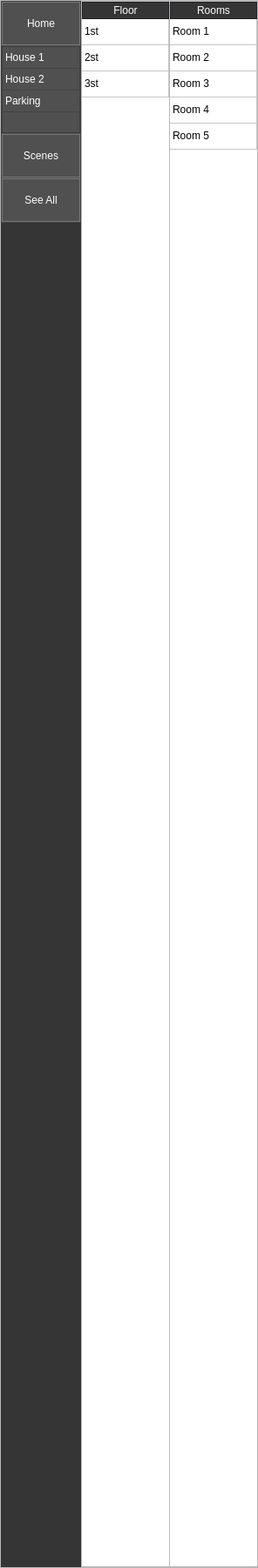
            <widget class="QFrame" name="Menu_Settings">
             <property name="minimumSize">
              <size>
               <width>296</width>
               <height>0</height>
              </size>
             </property>
             <property name="maximumSize">
              <size>
               <width>296</width>
               <height>16777215</height>
              </size>
             </property>
             <property name="frameShape">
              <enum>QFrame::StyledPanel</enum>
             </property>
             <property name="frameShadow">
              <enum>QFrame::Raised</enum>
             </property>
             <layout class="QHBoxLayout" name="horizontalLayout_5">
              <property name="spacing">
               <number>0</number>
              </property>
              <property name="leftMargin">
               <number>0</number>
              </property>
              <property name="topMargin">
               <number>0</number>
              </property>
              <property name="rightMargin">
               <number>0</number>
              </property>
              <property name="bottomMargin">
               <number>0</number>
              </property>
              <item alignment="Qt::AlignTop">
               <widget class="QFrame" name="LeftMenu">
                <property name="minimumSize">
                 <size>
                  <width>92</width>
                  <height>1800</height>
                 </size>
                </property>
                <property name="maximumSize">
                 <size>
                  <width>92</width>
                  <height>16777215</height>
                 </size>
                </property>
                <property name="styleSheet">
                 <string notr="true">background-color: rgb(53, 53, 53);</string>
                </property>
                <property name="frameShape">
                 <enum>QFrame::NoFrame</enum>
                </property>
                <property name="frameShadow">
                 <enum>QFrame::Raised</enum>
                </property>
                <layout class="QHBoxLayout" name="horizontalLayout_2">
                 <property name="spacing">
                  <number>0</number>
                 </property>
                 <property name="leftMargin">
                  <number>0</number>
                 </property>
                 <property name="topMargin">
                  <number>0</number>
                 </property>
                 <property name="rightMargin">
                  <number>0</number>
                 </property>
                 <property name="bottomMargin">
                  <number>0</number>
                 </property>
                 <item alignment="Qt::AlignTop">
                  <widget class="QFrame" name="frame_5">
                   <property name="maximumSize">
                    <size>
                     <width>16777215</width>
                     <height>16777215</height>
                    </size>
                   </property>
                   <property name="styleSheet">
                    <string notr="true">background-color: rgb(80, 80, 80);</string>
                   </property>
                   <property name="frameShape">
                    <enum>QFrame::StyledPanel</enum>
                   </property>
                   <property name="frameShadow">
                    <enum>QFrame::Raised</enum>
                   </property>
                   <layout class="QVBoxLayout" name="verticalLayout_2">
                    <property name="spacing">
                     <number>1</number>
                    </property>
                    <property name="leftMargin">
                     <number>0</number>
                    </property>
                    <property name="topMargin">
                     <number>0</number>
                    </property>
                    <property name="rightMargin">
                     <number>0</number>
                    </property>
                    <property name="bottomMargin">
                     <number>0</number>
                    </property>
                    <item>
                     <widget class="QPushButton" name="Btn_Home">
                      <property name="minimumSize">
                       <size>
                        <width>0</width>
                        <height>50</height>
                       </size>
                      </property>
                      <property name="maximumSize">
                       <size>
                        <width>16777215</width>
                        <height>50</height>
                       </size>
                      </property>
                      <property name="styleSheet">
                       <string notr="true">QPushButton{
	border: 1px solid;
	border-color: rgb(120, 120, 120);

	color: rgb(255, 255, 255);
}
QPushButton:hover{
	background-color: rgb(0, 170, 255);
	border-color: rgb(120, 120, 120);
}
QPushButton:pressed {	
	background-color: rgb(85, 170, 255);
}</string>
                      </property>
                      <property name="text">
                       <string>Home</string>
                      </property>
                      <property name="icon">
                       <iconset>
                        <normaloff>icons/20x20/cil-home.png</normaloff>icons/20x20/cil-home.png</iconset>
                      </property>
                     </widget>
                    </item>
                    <item>
                     <widget class="QTableWidget" name="tableWidgetforHome">
                      <property name="sizePolicy">
                       <sizepolicy hsizetype="Expanding" vsizetype="Minimum">
                        <horstretch>0</horstretch>
                        <verstretch>0</verstretch>
                       </sizepolicy>
                      </property>
                      <property name="minimumSize">
                       <size>
                        <width>0</width>
                        <height>0</height>
                       </size>
                      </property>
                      <property name="maximumSize">
                       <size>
                        <width>16777215</width>
                        <height>100</height>
                       </size>
                      </property>
                      <property name="styleSheet">
                       <string notr="true">color: rgb(255, 255, 255);</string>
                      </property>
                      <property name="frameShape">
                       <enum>QFrame::StyledPanel</enum>
                      </property>
                      <property name="autoScroll">
                       <bool>true</bool>
                      </property>
                      <property name="autoScrollMargin">
                       <number>16</number>
                      </property>
                      <property name="rowCount">
                       <number>3</number>
                      </property>
                      <property name="columnCount">
                       <number>1</number>
                      </property>
                      <attribute name="horizontalHeaderVisible">
                       <bool>false</bool>
                      </attribute>
                      <attribute name="horizontalHeaderDefaultSectionSize">
                       <number>91</number>
                      </attribute>
                      <attribute name="verticalHeaderVisible">
                       <bool>false</bool>
                      </attribute>
                      <attribute name="verticalHeaderCascadingSectionResizes">
                       <bool>true</bool>
                      </attribute>
                      <attribute name="verticalHeaderMinimumSectionSize">
                       <number>25</number>
                      </attribute>
                      <attribute name="verticalHeaderDefaultSectionSize">
                       <number>25</number>
                      </attribute>
                      <attribute name="verticalHeaderHighlightSections">
                       <bool>true</bool>
                      </attribute>
                      <attribute name="verticalHeaderShowSortIndicator" stdset="0">
                       <bool>false</bool>
                      </attribute>
                      <attribute name="verticalHeaderStretchLastSection">
                       <bool>false</bool>
                      </attribute>
                      <row>
                       <property name="text">
                        <string>1</string>
                       </property>
                      </row>
                      <row>
                       <property name="text">
                        <string>2</string>
                       </property>
                      </row>
                      <row>
                       <property name="text">
                        <string>3</string>
                       </property>
                      </row>
                      <column/>
                      <item row="0" column="0">
                       <property name="text">
                        <string>House 1</string>
                       </property>
                      </item>
                      <item row="1" column="0">
                       <property name="text">
                        <string>House 2</string>
                       </property>
                      </item>
                      <item row="2" column="0">
                       <property name="text">
                        <string>Parking</string>
                       </property>
                      </item>
                     </widget>
                    </item>
                    <item>
                     <widget class="QPushButton" name="Btn_Scenes">
                      <property name="minimumSize">
                       <size>
                        <width>0</width>
                        <height>50</height>
                       </size>
                      </property>
                      <property name="maximumSize">
                       <size>
                        <width>16777215</width>
                        <height>50</height>
                       </size>
                      </property>
                      <property name="styleSheet">
                       <string notr="true">QPushButton{
	border: 1px solid;
	border-color: rgb(120, 120, 120);

	color: rgb(255, 255, 255);
}
QPushButton:hover{
	background-color: rgb(0, 170, 255);
	border-color: rgb(120, 120, 120);
}
QPushButton:pressed {	
	background-color: rgb(85, 170, 255);
}</string>
                      </property>
                      <property name="text">
                       <string>Scenes</string>
                      </property>
                     </widget>
                    </item>
                    <item>
                     <widget class="QPushButton" name="Btn_All">
                      <property name="minimumSize">
                       <size>
                        <width>0</width>
                        <height>50</height>
                       </size>
                      </property>
                      <property name="maximumSize">
                       <size>
                        <width>16777215</width>
                        <height>50</height>
                       </size>
                      </property>
                      <property name="styleSheet">
                       <string notr="true">QPushButton{
	border: 1px solid;
	border-color: rgb(120, 120, 120);

	color: rgb(255, 255, 255);
}
QPushButton:hover{
	background-color: rgb(0, 170, 255);
	border-color: rgb(120, 120, 120);
}
QPushButton:pressed {	
	background-color: rgb(85, 170, 255);
}</string>
                      </property>
                      <property name="text">
                       <string>See All</string>
                      </property>
                     </widget>
                    </item>
                   </layout>
                   <zorder>tableWidgetforHome</zorder>
                   <zorder>Btn_Home</zorder>
                   <zorder>Btn_Scenes</zorder>
                   <zorder>Btn_All</zorder>
                  </widget>
                 </item>
                </layout>
               </widget>
              </item>
              <item>
               <widget class="QTableWidget" name="tableMenu1">
                <property name="minimumSize">
                 <size>
                  <width>102</width>
                  <height>0</height>
                 </size>
                </property>
                <property name="maximumSize">
                 <size>
                  <width>102</width>
                  <height>16777215</height>
                 </size>
                </property>
                <property name="styleSheet">
                 <string notr="true">QHeaderView::section:horizontal
{
    border: 1px solid rgb(32, 34, 42);
	background-color:rgb(53, 53, 53);
	color: rgb(255, 255, 255);
}

 QScrollBar:vertical {
	border: none;
    background: rgb(52, 59, 72);
    width: 14px;
	border-radius: 0px;
 }</string>
                </property>
                <property name="frameShape">
                 <enum>QFrame::StyledPanel</enum>
                </property>
                <property name="verticalScrollBarPolicy">
                 <enum>Qt::ScrollBarAsNeeded</enum>
                </property>
                <property name="sizeAdjustPolicy">
                 <enum>QAbstractScrollArea::AdjustToContents</enum>
                </property>
                <property name="autoScroll">
                 <bool>true</bool>
                </property>
                <property name="showGrid">
                 <bool>true</bool>
                </property>
                <property name="rowCount">
                 <number>3</number>
                </property>
                <attribute name="horizontalHeaderDefaultSectionSize">
                 <number>100</number>
                </attribute>
                <attribute name="verticalHeaderVisible">
                 <bool>false</bool>
                </attribute>
                <row>
                 <property name="text">
                  <string>NewRaw</string>
                 </property>
                </row>
                <row>
                 <property name="text">
                  <string>NewRaw</string>
                 </property>
                </row>
                <row>
                 <property name="text">
                  <string>NewRaw</string>
                 </property>
                </row>
                <column>
                 <property name="text">
                  <string>Floor</string>
                 </property>
                </column>
                <item row="0" column="0">
                 <property name="text">
                  <string>1st</string>
                 </property>
                </item>
                <item row="1" column="0">
                 <property name="text">
                  <string>2st</string>
                 </property>
                </item>
                <item row="2" column="0">
                 <property name="text">
                  <string>3st</string>
                 </property>
                </item>
               </widget>
              </item>
              <item>
               <widget class="QTableWidget" name="tableMenu2">
                <property name="minimumSize">
                 <size>
                  <width>102</width>
                  <height>0</height>
                 </size>
                </property>
                <property name="maximumSize">
                 <size>
                  <width>102</width>
                  <height>16777215</height>
                 </size>
                </property>
                <property name="styleSheet">
                 <string notr="true">QHeaderView::section:horizontal
{
    border: 1px solid rgb(32, 34, 42);
	background-color:rgb(53, 53, 53);
	color: rgb(255, 255, 255);
}

 QScrollBar:vertical {
	border: none;
    background: rgb(52, 59, 72);
    width: 14px;
    margin: 21px 0 21px 0;
	border-radius: 0px;
 }</string>
                </property>
                <property name="frameShape">
                 <enum>QFrame::StyledPanel</enum>
                </property>
                <property name="rowCount">
                 <number>5</number>
                </property>
                <attribute name="horizontalHeaderDefaultSectionSize">
                 <number>100</number>
                </attribute>
                <attribute name="verticalHeaderVisible">
                 <bool>false</bool>
                </attribute>
                <row/>
                <row/>
                <row/>
                <row/>
                <row/>
                <column>
                 <property name="text">
                  <string>Rooms</string>
                 </property>
                </column>
                <item row="0" column="0">
                 <property name="text">
                  <string>Room 1</string>
                 </property>
                </item>
                <item row="1" column="0">
                 <property name="text">
                  <string>Room 2</string>
                 </property>
                </item>
                <item row="2" column="0">
                 <property name="text">
                  <string>Room 3</string>
                 </property>
                </item>
                <item row="3" column="0">
                 <property name="text">
                  <string>Room 4</string>
                 </property>
                </item>
                <item row="4" column="0">
                 <property name="text">
                  <string>Room 5</string>
                 </property>
                </item>
               </widget>
              </item>
             </layout>
            </widget>
